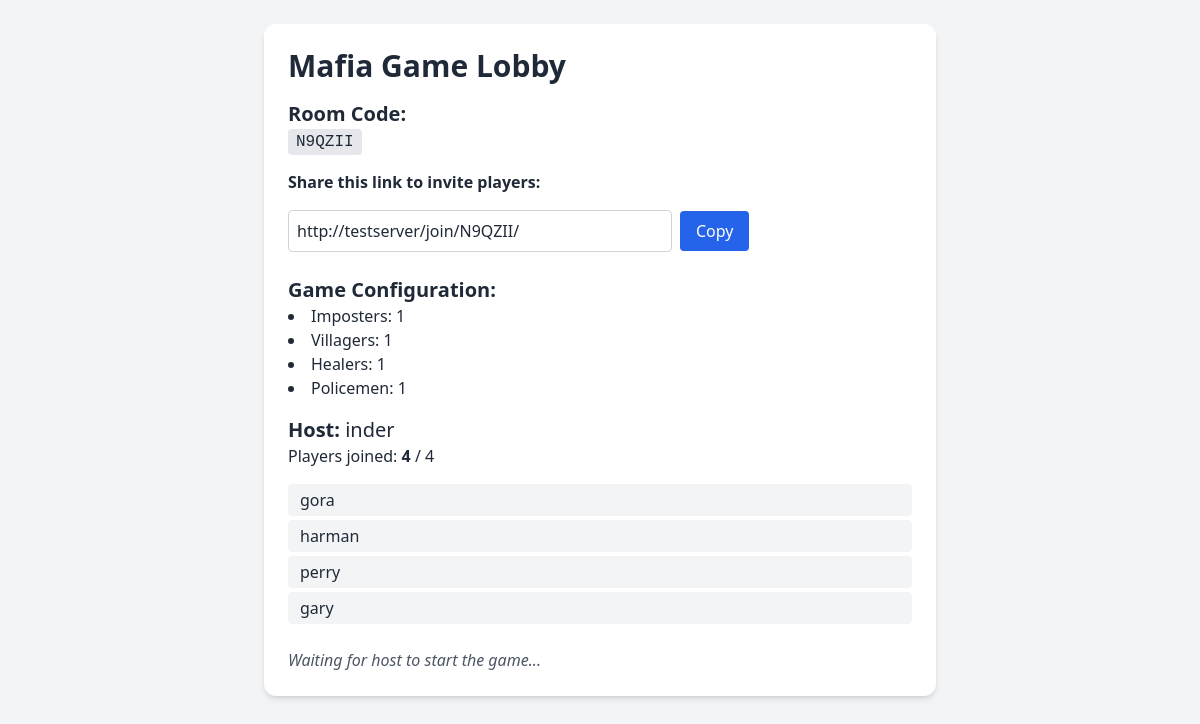
The app's page /lobby/N9QZII/ with its own data.
### core/models.py (models this page shows, shortened)
class GameRoom(models.Model):
    code = models.CharField(max_length=8, unique=True, default=generate_room_code)
    host_name = models.CharField(max_length=200)
    config = models.JSONField(default=dict)
    started = models.BooleanField(default=False)
    ended = models.BooleanField(default=False)

class Player(models.Model):
    name = models.CharField(max_length=200)
    room = models.ForeignKey(GameRoom, related_name='players', on_delete=models.CASCADE)
    role = models.CharField(max_length=20, choices= roles, blank=True, null=True)
    is_alive = models.BooleanField(default=True)
    is_host = models.BooleanField(default=False)

### core/views.py (the view)
# urls.py: path('lobby/<str:room_code>/',views.lobby, name='lobby'),
def lobby(request, room_code):
    room = get_object_or_404(GameRoom, code=room_code)
    all_players = room.players.all()
    non_host_players = all_players.filter(is_host=False)
    player_id = request.session.get('player_id')
    is_host = all_players.filter(id=player_id, is_host=True).exists()
    host_name = room.host_name
    config = room.config
    total_required = sum(config.values())
    context = {
        'room': room,
        'players': all_players,  # still list everyone
        'non_host_count': non_host_players.count(),
        'total_required': total_required,
        'join_link': request.build_absolute_uri(f'/join/{room.code}/'),
        'is_host': is_host,
        'host_name': host_name,
    }
    return render(request, 'core/lobby.html', context)

### core/templates/core/lobby.html (shortened to what this page needs)
<!DOCTYPE html>
<html lang="en">
<head>
    <script src="https://cdn.tailwindcss.com"></script>
</head>
<body class="bg-gray-100 text-gray-800 p-6">
    <div class="max-w-2xl mx-auto bg-white p-6 rounded-xl shadow-md">
        <h1 class="text-3xl font-bold mb-4">Mafia Game Lobby</h1>
        <h3 class="text-xl font-semibold">Room Code:</h3>
        <p class="mb-4"><code class="bg-gray-200 px-2 py-1 rounded">{{ room.code }}</code></p>
        <p class="mb-4">
            <span class="font-semibold">Share this link to invite players:</span>
            <div class="flex items-center space-x-2 mt-2">
                <input type="text" id="join-link" value="{{ join_link }}" readonly class="border border-gray-300 rounded p-2 w-full max-w-sm">
                <button onclick="copyJoinLink()" class="bg-blue-600 text-white px-4 py-2 rounded hover:bg-blue-700">Copy</button>
            </div>
        </p>
        <h3 class="text-xl font-semibold mt-6">Game Configuration:</h3>
        <ul class="list-disc list-inside mb-4">
            <li>Imposters: {{ room.config.imposters }}</li>
            <li>Villagers: {{ room.config.villagers }}</li>
            <li>Healers: {{ room.config.healers }}</li>
            <li>Policemen: {{ room.config.policemen }}</li>
        </ul>
        <h3 class="text-xl font-semibold">Host: <span class="font-normal">{{ host_name }}</span></h3>
        <p class="mb-4">Players joined: <span id="player-count" class="font-semibold">{{ non_host_count }}</span> / {{ total_required }}</p>
        <ul id="player-list" class="mb-6 space-y-1">
            {% for player in players %}
                {% if not player.is_host %}
                    <li class="bg-gray-100 px-3 py-1 rounded">{{ player.name }}</li>
                {% endif %}
            {% empty %}
                <li>No players yet</li>
            {% endfor %}
        </ul>
        {% if is_host %}
            <form action="{% url 'start_game' room.code %}" method="post" class="mt-4">
                {% csrf_token %}
                <input type="hidden" name="player_id" value="{{ request.session.player_id }}">
                <button type="submit" id="start-button" disabled class="bg-green-500 text-white px-4 py-2 rounded disabled:opacity-50">Start Game</button>
            </form>
        {% else %}
            <p class="italic text-gray-600 mt-4">Waiting for host to start the game...</p>
        {% endif %}
    </div>
</body>
</html>

### records on screen
GameRoom: code "N9QZII", config.imposters "1", config.villagers "1", config.healers "1", config.policemen "1", host_name "inder"
Player: name "gora"
Player: name "harman"
Player: name "perry"
Player: name "gary"

### other values on screen
{{ non_host_count }} "4"
{{ total_required }} "4"
